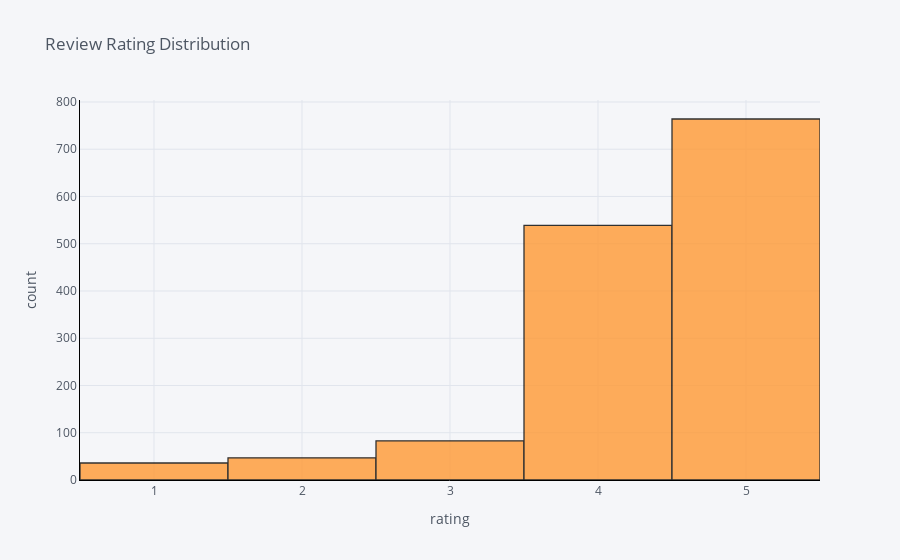

The code cell stored with this chart in its notebook:
### Code cell
order['rating'].iplot(
    kind='hist',
    xTitle='rating',
    linecolor='black',
    yTitle='count',
    title='Review Rating Distribution')

### Figure 1 — Plotly figure (JSON) as saved in the notebook; plotly's stock layout.template omitted (floating-point values rounded to 4 significant figures; data arrays with more than 128 entries replaced by an {"elided": "..."} marker saying what was removed)
{"data": [{"histfunc": "count", "histnorm": "", "marker": {"color": "rgba(255, 153, 51, 1.0)", "line": {"color": "#000000", "width": 1.3}}, "name": "rating", "opacity": 0.8, "orientation": "v", "type": "histogram", "x": {"elided": "1469 int values"}}], "layout": {"barmode": "overlay", "legend": {"bgcolor": "#F5F6F9", "font": {"color": "#4D5663"}}, "paper_bgcolor": "#F5F6F9", "plot_bgcolor": "#F5F6F9", "title": {"font": {"color": "#4D5663"}, "text": "Review Rating Distribution"}, "xaxis": {"gridcolor": "#E1E5ED", "linecolor": "black", "showgrid": true, "tickfont": {"color": "#4D5663"}, "title": {"font": {"color": "#4D5663"}, "text": "rating"}, "zerolinecolor": "#E1E5ED"}, "yaxis": {"gridcolor": "#E1E5ED", "linecolor": "black", "showgrid": true, "tickfont": {"color": "#4D5663"}, "title": {"font": {"color": "#4D5663"}, "text": "count"}, "zerolinecolor": "#E1E5ED"}}}
